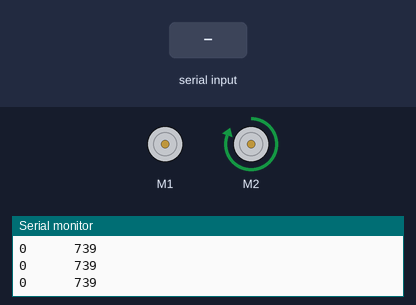
A sketch run on a simulated Arduino Leonardo, built with avr-gcc and run on an emulated ATmega32U4. On the bench: 2 × DC motor (green arrow = forward, orange = backward, longer = faster), the last lines printed to the serial monitor. The inputs (shaded band) are chosen by the test bench.

Above: at 6.2 s.
6.3 s: "90,45>" received over the second serial link
At 6.9 s:
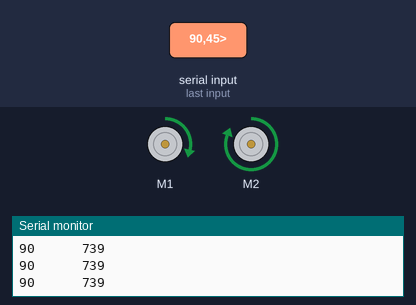
7.8 s: "200>" received over the second serial link
At 9.0 s:
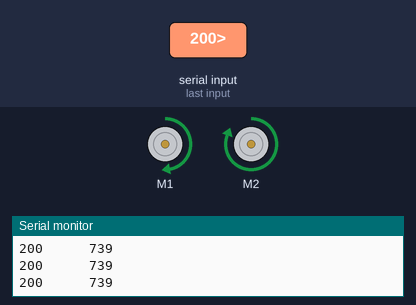
9.3 s: "90>" received over the second serial link
At 10.4 s:
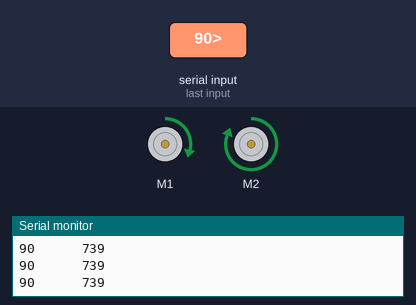
Timing chart, 0 to 12.3 s (numbered marks = the images above; inputs shaded):
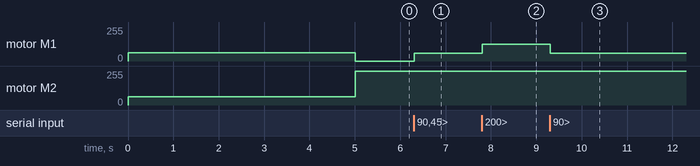

The sketch:

ZumoJOYSTICK.ino
```cpp
#include <Wire.h>
#include <Zumo32U4.h>

Zumo32U4Motors motors;
Zumo32U4ButtonA buttonA;
Zumo32U4ButtonC buttonC;
Zumo32U4LineSensors lineSensors;
Zumo32U4LCD display;
Zumo32U4Encoders encoders;
Zumo32U4Buzzer buzzer;
Zumo32U4ProximitySensors proxSensors;

// Motorverdier basert på joystick fra ESPNOW.
int motorVal[1];


void setup() {
//  Snakker med ESP gjennom Serial 1
  Serial1.begin(115200);
  motors.setSpeeds(100,100);
  Serial.begin(115200);
  delay(5000);

}

void loop() {

//Enkel while løkke for å lese informasjon som kommer via Serial og pakker det i en array.
  int index  = 0;                   // index skal alltid være 0 ved ny lesing av data

  while(Serial1.available()>0){
    String incoming = Serial1.readStringUntil('>');
   // Serial.println(incoming);
    motorVal[index] = incoming.toInt();
    index++;
    if(index>1){
      index = 0;
    }
  }
  delay(5);
  int left = motorVal[0];
  int right = motorVal[1];
  Serial.print(left); Serial.print("      ");
  Serial.println(right);

//  Mottar verdier for hvilke belter som skal kjøre fra serial.
   motors.setSpeeds(left, right);
}
```

Measured:
- after the input at 6.3 s, motor M1: stopped → forward 57/255 at once
- after the input at 7.8 s, motor M1: forward 57/255 → forward 127/255 at once
- after the input at 9.3 s, motor M1: forward 127/255 → forward 57/255 at once
